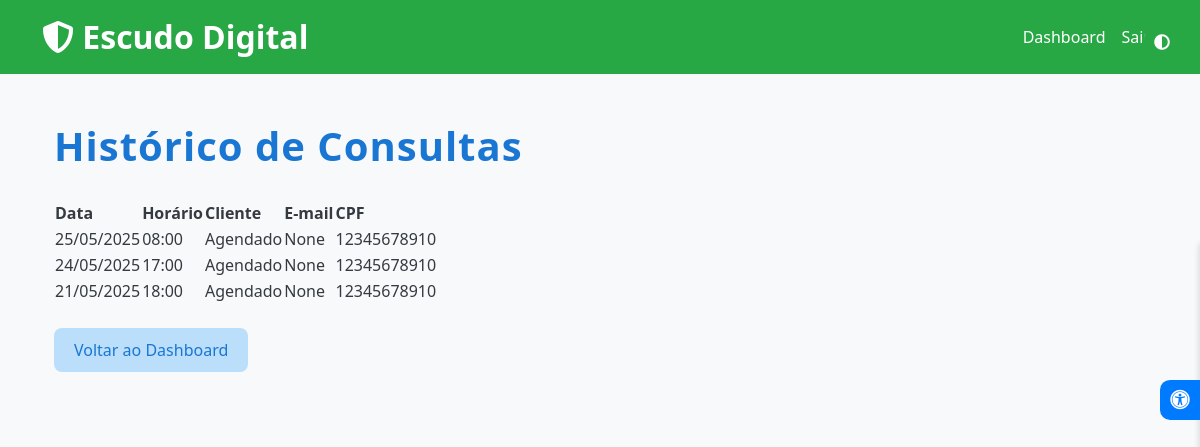
Page /client/history (signed in) on the committed database.
### tables this page shows
CREATE TABLE appointments (
                id INTEGER PRIMARY KEY AUTOINCREMENT,
                client_id INTEGER,
                date TEXT NOT NULL,
                time TEXT NOT NULL,
                status TEXT DEFAULT 'Agendado',
                notes TEXT, doctor_id INTEGER REFERENCES doctor(id),
                FOREIGN KEY (client_id) REFERENCES clients(id)
            );

CREATE TABLE clients (
                id INTEGER PRIMARY KEY AUTOINCREMENT,
                name TEXT NOT NULL,
                email TEXT UNIQUE NOT NULL,
                password TEXT NOT NULL,
                phone TEXT,
                cpf TEXT
            );

### app.py (the view)
@app.route('/client/history')
def client_history():
    if 'client_id' not in session:
        return redirect(url_for('client_login'))
    with sqlite3.connect('database.db') as conn:
        c = conn.cursor()
        c.execute("SELECT a.date, a.time, a.status, a.notes, c.cpf FROM appointments a JOIN clients c ON a.client_id = c.id WHERE a.client_id = ? ORDER BY a.date DESC",
                  (session['client_id'],))
        appointments_raw = c.fetchall()
    appointments = []
    for appt in appointments_raw:
        date_str = appt[0]
        formatted_date = datetime.strptime(date_str, '%Y-%m-%d').strftime('%d/%m/%Y')
        appointments.append((formatted_date, appt[1], appt[2], appt[3], appt[4]))
    return render_template('client_history.html', appointments=appointments)

### templates/client_history.html
{% extends 'base.html' %}
{% block content %}
<div class="container mt-5">
    <h1 style="color: #1976D2; font-weight: 600; letter-spacing: 1px; margin-bottom: 30px;">Histórico de Consultas</h1>
    {% if appointments %}
        <div class="table-container">
            <table>
                <thead>
                    <tr>
                        <th>Data</th>
                        <th>Horário</th>
                        <th>Cliente</th>
                        <th>E-mail</th>
                        <th>CPF</th>
                    </tr>
                </thead>
                <tbody>
                    {% for appointment in appointments %}
                        <tr>
                            <td>{{ appointment[0] }}</td>
                            <td>{{ appointment[1] }}</td>
                            <td>{{ appointment[2] }}</td>
                            <td>{{ appointment[3] }}</td>
                            <td>{{ appointment[4] }}</td>
                        </tr>
                    {% endfor %}
                </tbody>
            </table>
        </div>
    {% else %}
        <p style="color: #1976D2;">Nenhuma consulta encontrada.</p>
    {% endif %}
    <a href="{{ url_for('client_dashboard') }}" class="btn btn-primary mt-4" style="background-color: #BBDEFB; color: #1976D2; border: none; padding: 10px 20px; border-radius: 8px; font-weight: 500;">Voltar ao Dashboard</a>
</div>
{% endblock %}

### static/style.css (style rules this page uses)
:root { --primary-color: #28a745; --primary-dark: #218838; --primary-light: #34ce57; --white: #ffffff; --light-gray: #f8f9fa; --dark-gray: #343a40; }
body { background-color: var(--light-gray); color: var(--dark-gray); }
.btn-primary { background-color: var(--primary-color); border-color: var(--primary-dark); }

### rows in the picture
appointments: date "25/05/2025", time "08:00", status "Agendado", appointment "None", cpf "12345678910"
appointments: date "24/05/2025", time "17:00", status "Agendado", appointment "None", cpf "12345678910"
appointments: date "21/05/2025", time "18:00", status "Agendado", appointment "None", cpf "12345678910"
